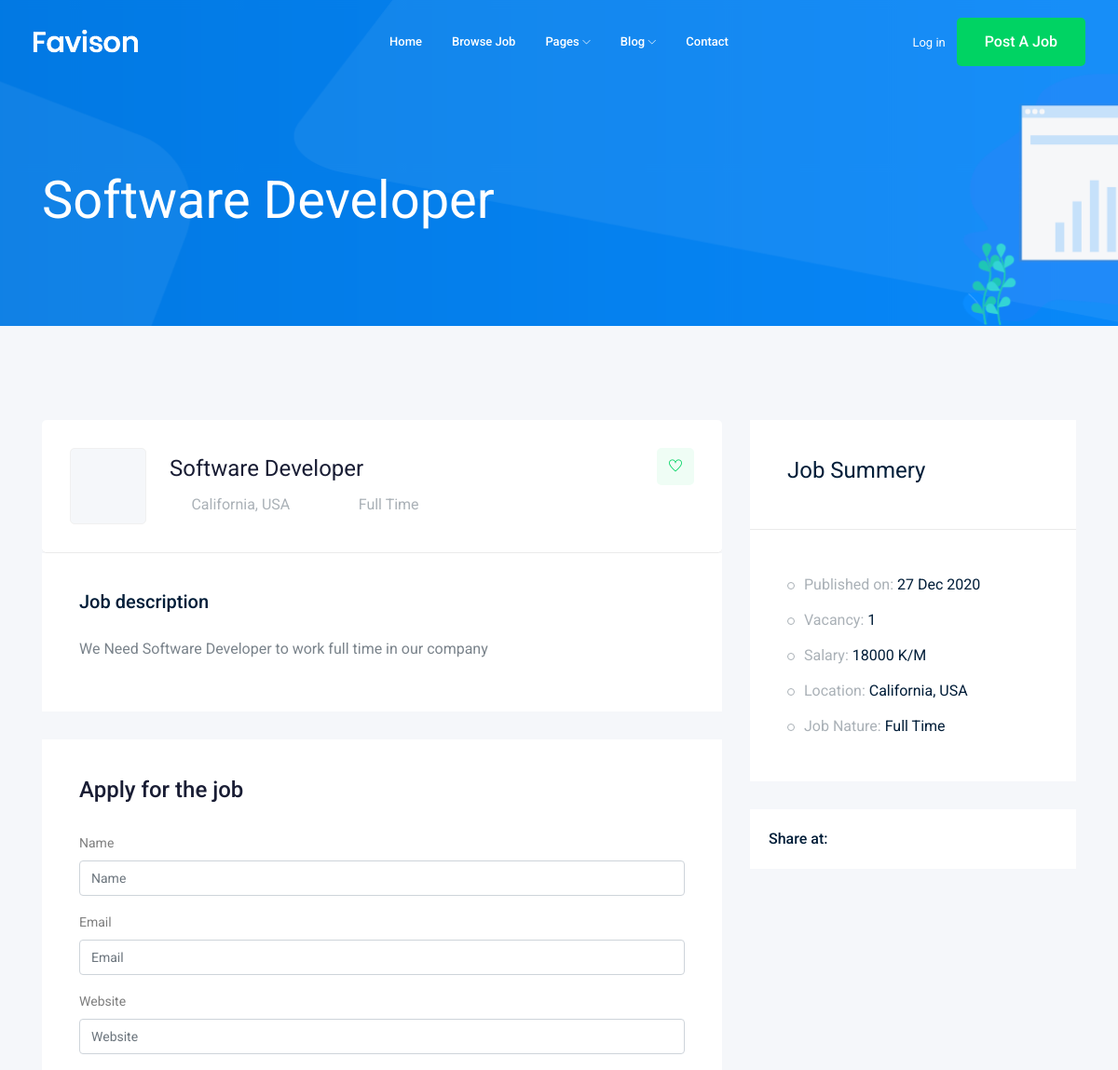
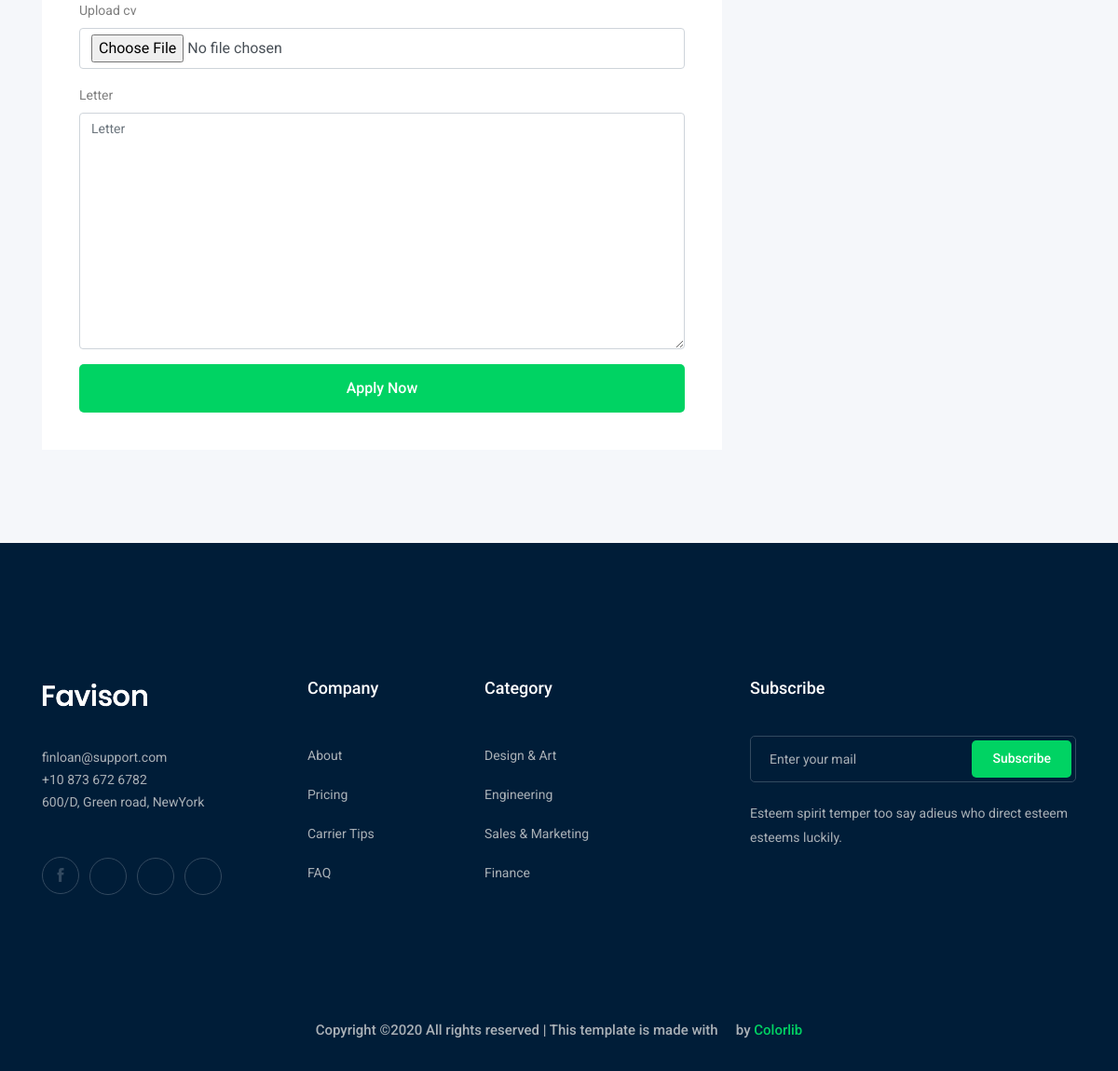
Page /job/software-developer on the committed database (2 pictures, top to bottom).
### job/models.py (models this page shows, shortened)
class Job(models.Model):
    owner           = models.ForeignKey(User,related_name='job_owner', on_delete=models.CASCADE)
    title           = models.CharField(max_length=100,null=True)
    jobT            = models.CharField(max_length=15, choices=job_choices,null=True)
    description     = models.TextField(max_length=1000,null=True)
    date_Created    = models.DateTimeField(auto_now=True,null=True)
    open_positions  = models.IntegerField(default=1,null=True)
    salary          = models.IntegerField(default=0,null=True)
    experience      = models.IntegerField(default=0,null=True)
    category        = models.ForeignKey('Category', on_delete=models.CASCADE)
    images          = models.ImageField(upload_to=image_upload, null=True)
    slug            = models.SlugField(blank=True, null=True)

### job/views.py (the view)
# urls.py: path('<str:slug>', views.job_detail, name="job_detail"),
def job_detail(request, slug):
    job_detail = Job.objects.get(slug=slug)
    if request.method == "POST":
        form = ApplyForm(request.POST, request.FILES)
        if form.is_valid():
            myform     = form.save(commit=False)
            myform.job = job_detail
            myform.save()
    else:
        form = ApplyForm()
    context = {
        "jobs_details" : job_detail,
        "form"         : form
    }
    return render(request, "job/job_detail.html", context)

### job/form.py
class ApplyForm(forms.ModelForm):
    class Meta:
        model  = Cv_Reader
        fields = ['name', 'email', 'website', 'upload_cv', 'letter']

### job/templates/job/job_detail.html (shortened to what this page needs)
{% extends 'job/main.html' %}
{% load bootstrap4 %}
    {% block body%}
    <div class="bradcam_area bradcam_bg_1">
        <div class="container">
            <div class="row">
                <div class="col-xl-12">
                    <div class="bradcam_text">
                        <h3>{{jobs_details.title}}</h3>
                    </div>
                </div>
            </div>
        </div>
    </div>
    <div class="job_details_area">
        <div class="container">
            <div class="row">
                <div class="col-lg-8">
                    <div class="job_details_header">
                        <div class="single_jobs white-bg d-flex justify-content-between">
                            <div class="jobs_left d-flex align-items-center">
                                <div class="thumb">
                                </div>
                                <div class="jobs_conetent">
                                    <a href="#"><h4>{{jobs_details.title}}</h4></a>
                                    <div class="links_locat d-flex align-items-center">
                                        <div class="location">
                                            <p> <i class="fa fa-map-marker"></i> California, USA</p>
                                        </div>
                                        <div class="location">
                                            <p> <i class="fa fa-clock-o"></i> {{jobs_details.jobT}}</p>
                                        </div>
                                    </div>
                                </div>
                            </div>
                            <div class="jobs_right">
                                <div class="apply_now">
                                    <a class="heart_mark" href="#"> <i class="ti-heart"></i> </a>
                                </div>
                            </div>
                        </div>
                    </div>
                    <div class="descript_wrap white-bg">
                        <div class="single_wrap">
                            <h4>Job description</h4>
                           <p>{{jobs_details.description}}</p>
                        </div>
                    </div>
                    <div class="apply_job_form white-bg">
                        <h4>Apply for the job</h4>
                        <form method="POST" enctype="multipart/form-data">
                                {% bootstrap_form form %}
                            {% buttons %}
                                <button class="boxed-btn3 w-100" type="submit">Apply Now</button>
                            {% endbuttons %}
                        </form>
                    </div>
                </div>
                <div class="col-lg-4">
                    <div class="job_sumary">
                        <div class="summery_header">
                            <h3>Job Summery</h3>
                        </div>
                        <div class="job_content">
                            <ul>
                                <li>Published on: <span>{{jobs_details.date_Created|date:'d M o'}}</span></li>
                                <li>Vacancy: <span>{{jobs_details.open_positions}}</span></li>
                                <li>Salary: <span>{{jobs_details.salary}} K/M</span></li>
                                <li>Location: <span>California, USA</span></li>
                                <li>Job Nature: <span> {{jobs_details.jobT}}</span></li>
                            </ul>
                        </div>
                    </div>
                    <div class="share_wrap d-flex">
                        <span>Share at:</span>
                        <ul>
                            <li><a href="#"> <i class="fa fa-facebook"></i></a> </li>
                            <li><a href="#"> <i class="fa fa-google-plus"></i></a> </li>
                            <li><a href="#"> <i class="fa fa-twitter"></i></a> </li>
                            <li><a href="#"> <i class="fa fa-envelope"></i></a> </li>
                        </ul>
                    </div>
                    <div class="job_location_wrap">
                        <div class="job_lok_inner">
                            <div id="map" style="height: 200px;"></div>
                          </div>
                    </div>
                </div>
            </div>
        </div>
    </div>
    {% endblock %}

### rows in the picture
Job: title "Software Developer", jobT "Full Time", description "We Need Software Developer to work full time in our company", date_Created "27 Dec 2020", open_positions "1", salary "18000"
